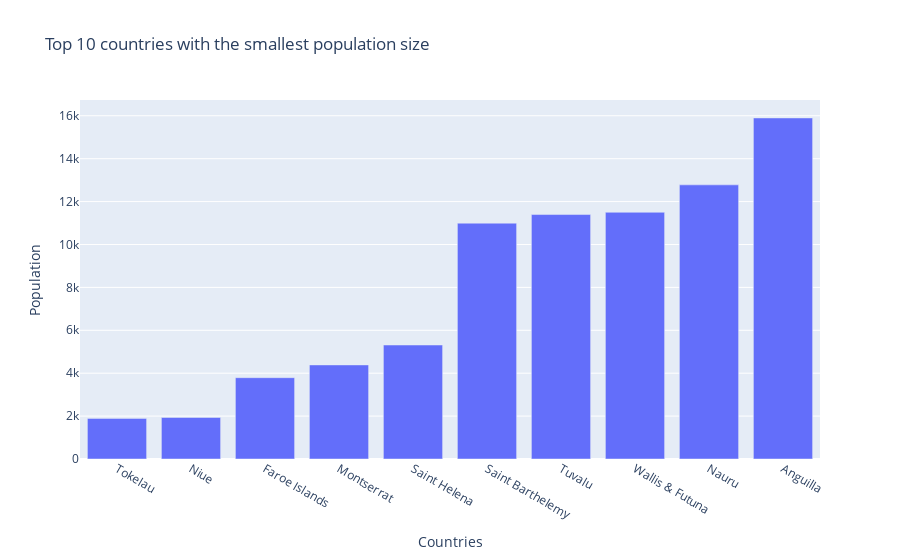

This figure's notebook cell:
### Code cell
fig = go.Figure([go.Bar(x=least_pop['country'], y=least_pop['population'])])
fig.update_layout(title="Top 10 countries with the smallest population size", xaxis_title="Countries",
    yaxis_title="Population")
fig.show()

### Figure 1 — Plotly figure (JSON) as saved in the notebook; plotly's stock layout.template omitted (floating-point values rounded to 4 significant figures)
{"data": [{"type": "bar", "x": ["Tokelau", "Niue", "Faroe Islands", "Montserrat", "Saint Helena", "Saint Barthelemy", "Tuvalu", "Wallis & Futuna", "Nauru", "Anguilla"], "y": [1893, 1935, 3791, 4386, 5314, 10994, 11396, 11502, 12780, 15899]}], "layout": {"title": {"text": "Top 10 countries with the smallest population size"}, "xaxis": {"title": {"text": "Countries"}}, "yaxis": {"title": {"text": "Population"}}}}
